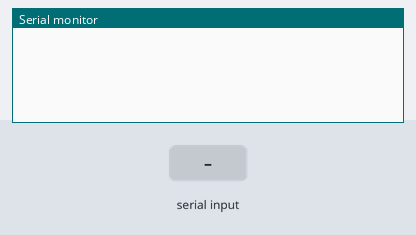
A sketch run on a simulated Arduino Uno, built with avr-gcc and run on an emulated ATmega328P. Shown: the last lines printed to the serial monitor. Inputs (shaded band) come from the test bench.

Above: at 1.2 s.
1.3 s: "1" received over the second serial link
At 3.2 s:
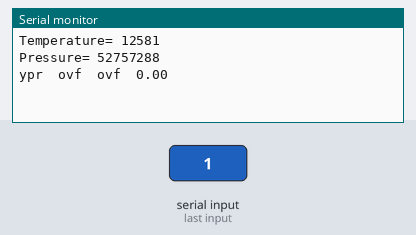
3.8 s: "0" received over the second serial link
At 5.2 s:
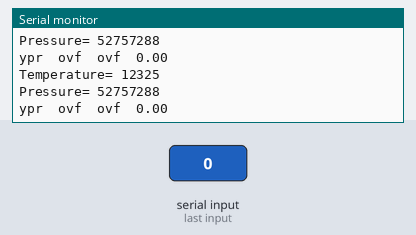
5.3 s: "2" received over the second serial link
At 7.4 s:
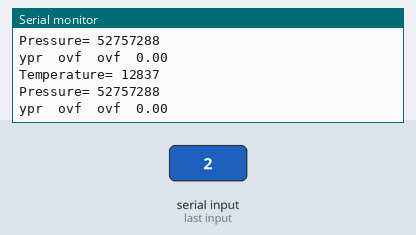

Measured:
- after the input at 1.3 s, the serial monitor: prints a new line after 1.0 s (image 1)
- after the input at 3.8 s, the serial monitor: prints a new line after 1.0 s (image 2)
- after the input at 5.3 s, the serial monitor: prints a new line after 1.0 s (image 3)

The sketch:

RECIVER.ino
```cpp
#include <SoftwareSerial.h>
#include <SoftwareSerial.h>
#include <Wire.h>
#include <Adafruit_BMP085.h>
#include <SoftwareSerial.h>
#include "I2Cdev.h"
#include "MPU6050_6Axis_MotionApps20.h"
#define OUTPUT_READABLE_YAWPITCHROLL
#define INTERRUPT_PIN 2
#define LED_PIN 13
#define seaLevelPressure_hPa 1013.25
SoftwareSerial HC12(10, 11); // HC-12 TX Pin, HC-12 RX Pin
void setup() {
  Serial.begin(9600);             // Serial port to computer
  HC12.begin(9600);               // Serial port to HC12
}
int temp;
long Pressure;
float ypr[3];
void loop() {
  if (HC12.available()) {
    // If HC-12 has data
    byte buff[6];
    HC12.readBytes(buff,18);
    temp=((buff[0]<<8)+(buff[1]));
    Pressure=(((buff[2]<<8)+(buff[3]))*65536)+((buff[4]<<8)+(buff[5]));
    Pressure=(Pressure+65541);
    ypr[0]=(((buff[6]<<8)+(buff[7]))*65536)  +((buff[8]<<8)+(buff[9]));
    ypr[1]=(((buff[10]<<8)+(buff[11]))*65536)+((buff[12]<<8)+(buff[13]));
    ypr[2]=(((buff[14]<<8)+(buff[15]))*65536)+((buff[16]<<8)+(buff[17]));
    Serial.print("Temperature= ");
    Serial.println(temp);
    Serial.print("Pressure= ");
    Serial.println(Pressure);
    Serial.println();
Serial.print("ypr\t");
            Serial.print(ypr[0] * 180/M_PI);
            Serial.print("\t");
            Serial.print(ypr[1] * 180/M_PI);
            Serial.print("\t");
            Serial.println(ypr[2] * 180/M_PI);
  }
}
```
